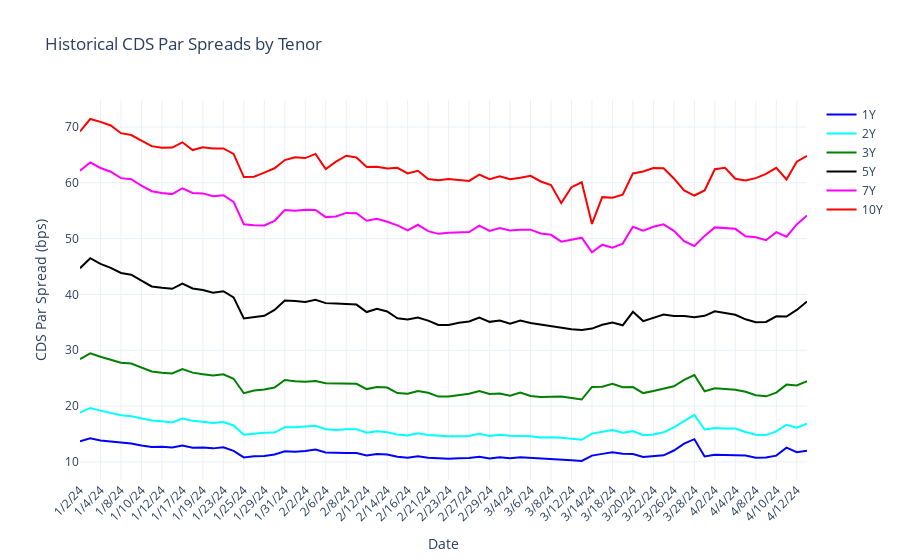

Notebook cell for this chart:
### Markdown cell above
## a. Load and explore the CDS market data (IBM credit issuer)

Load the `cds_market_data_eod` Excel file into a dataframe. 

Plot the historical time series of CDS Par Spreads for the available tenors.

### Code cell
import pandas as pd
import plotly.graph_objects as go

# Load the market data
cds_market_data_eod = pd.read_csv('/Users/rogerlin/Downloads/UChicago_FINM_35700_CreditMarkets_Spring2024_Homework_3 3/data/cds_market_data_eod.csv')

# Create a Plotly graph object for plotting
fig = go.Figure()

# Add traces for each tenor
fig.add_trace(go.Scatter(x=cds_market_data_eod['date'], y=cds_market_data_eod['par_spread_1y'],
                         mode='lines', name='1Y', line=dict(color='blue')))
fig.add_trace(go.Scatter(x=cds_market_data_eod['date'], y=cds_market_data_eod['par_spread_2y'],
                         mode='lines', name='2Y', line=dict(color='cyan')))
fig.add_trace(go.Scatter(x=cds_market_data_eod['date'], y=cds_market_data_eod['par_spread_3y'],
                         mode='lines', name='3Y', line=dict(color='green')))
fig.add_trace(go.Scatter(x=cds_market_data_eod['date'], y=cds_market_data_eod['par_spread_5y'],
                         mode='lines', name='5Y', line=dict(color='black')))
fig.add_trace(go.Scatter(x=cds_market_data_eod['date'], y=cds_market_data_eod['par_spread_7y'],
                         mode='lines', name='7Y', line=dict(color='magenta')))
fig.add_trace(go.Scatter(x=cds_market_data_eod['date'], y=cds_market_data_eod['par_spread_10y'],
                         mode='lines', name='10Y', line=dict(color='red')))

# Update layout to add titles and axes labels
fig.update_layout(
    title='Historical CDS Par Spreads by Tenor',
    xaxis_title='Date',
    yaxis_title='CDS Par Spread (bps)',
    template='plotly_white',
    xaxis=dict(tickformat='%Y-%m-%d'),
    xaxis_tickangle=-45
)

# Show the plot
fig.show()
